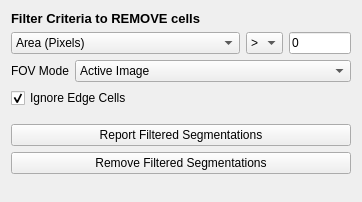
      <widget class="QWidget" name="page_6">
       <property name="geometry">
        <rect>
         <x>0</x>
         <y>0</y>
         <width>362</width>
         <height>202</height>
        </rect>
       </property>
       <attribute name="label">
        <string>Filter/Remove Segmentations</string>
       </attribute>
       <layout class="QVBoxLayout" name="verticalLayout_36">
        <item>
         <widget class="QLabel" name="label_57">
          <property name="font">
           <font>
            <pointsize>10</pointsize>
            <weight>75</weight>
            <bold>true</bold>
           </font>
          </property>
          <property name="text">
           <string>Filter Criteria to REMOVE cells</string>
          </property>
         </widget>
        </item>
        <item>
         <layout class="QGridLayout" name="gridLayout_34">
          <item row="0" column="2">
           <widget class="QLineEdit" name="filter_threshold">
            <property name="sizePolicy">
             <sizepolicy hsizetype="Expanding" vsizetype="Fixed">
              <horstretch>45</horstretch>
              <verstretch>0</verstretch>
             </sizepolicy>
            </property>
            <property name="text">
             <string>0</string>
            </property>
           </widget>
          </item>
          <item row="0" column="0">
           <widget class="QComboBox" name="filter_metric">
            <property name="sizePolicy">
             <sizepolicy hsizetype="Preferred" vsizetype="Fixed">
              <horstretch>45</horstretch>
              <verstretch>0</verstretch>
             </sizepolicy>
            </property>
            <item>
             <property name="text">
              <string>Area (Pixels)</string>
             </property>
            </item>
            <item>
             <property name="text">
              <string>Solidity</string>
             </property>
            </item>
            <item>
             <property name="text">
              <string>Aspect Ratio</string>
             </property>
            </item>
            <item>
             <property name="text">
              <string>Mean Contrast (Selected Channel)</string>
             </property>
            </item>
            <item>
             <property name="text">
              <string>Median Contrast (Selected Channel)</string>
             </property>
            </item>
            <item>
             <property name="text">
              <string>Max Contrast (Selected Channel)</string>
             </property>
            </item>
            <item>
             <property name="text">
              <string>Min Contrast (Selected Channel)</string>
             </property>
            </item>
           </widget>
          </item>
          <item row="0" column="1">
           <widget class="QComboBox" name="filter_criteria">
            <property name="sizePolicy">
             <sizepolicy hsizetype="Preferred" vsizetype="Fixed">
              <horstretch>10</horstretch>
              <verstretch>0</verstretch>
             </sizepolicy>
            </property>
            <item>
             <property name="text">
              <string>&gt;</string>
             </property>
            </item>
            <item>
             <property name="text">
              <string>&lt;</string>
             </property>
            </item>
           </widget>
          </item>
         </layout>
        </item>
        <item>
         <layout class="QFormLayout" name="formLayout_10">
          <item row="0" column="0">
           <widget class="QLabel" name="label_56">
            <property name="text">
             <string>FOV Mode</string>
            </property>
           </widget>
          </item>
          <item row="0" column="1">
           <widget class="QComboBox" name="filter_mode">
            <item>
             <property name="text">
              <string>Active Image</string>
             </property>
            </item>
            <item>
             <property name="text">
              <string>All Images</string>
             </property>
            </item>
           </widget>
          </item>
         </layout>
        </item>
        <item>
         <widget class="QCheckBox" name="filter_ignore_edge">
          <property name="text">
           <string>Ignore Edge Cells</string>
          </property>
          <property name="checked">
           <bool>true</bool>
          </property>
         </widget>
        </item>
        <item>
         <spacer name="verticalSpacer_54">
          <property name="orientation">
           <enum>Qt::Vertical</enum>
          </property>
          <property name="sizeType">
           <enum>QSizePolicy::Minimum</enum>
          </property>
          <property name="sizeHint" stdset="0">
           <size>
            <width>20</width>
            <height>10</height>
           </size>
          </property>
         </spacer>
        </item>
        <item>
         <widget class="QPushButton" name="filter_report">
          <property name="text">
           <string>Report Filtered Segmentations</string>
          </property>
         </widget>
        </item>
        <item>
         <widget class="QPushButton" name="filter_remove">
          <property name="text">
           <string>Remove Filtered Segmentations</string>
          </property>
         </widget>
        </item>
        <item>
         <spacer name="verticalSpacer_46">
          <property name="orientation">
           <enum>Qt::Vertical</enum>
          </property>
          <property name="sizeHint" stdset="0">
           <size>
            <width>20</width>
            <height>40</height>
           </size>
          </property>
         </spacer>
        </item>
       </layout>
      </widget>
